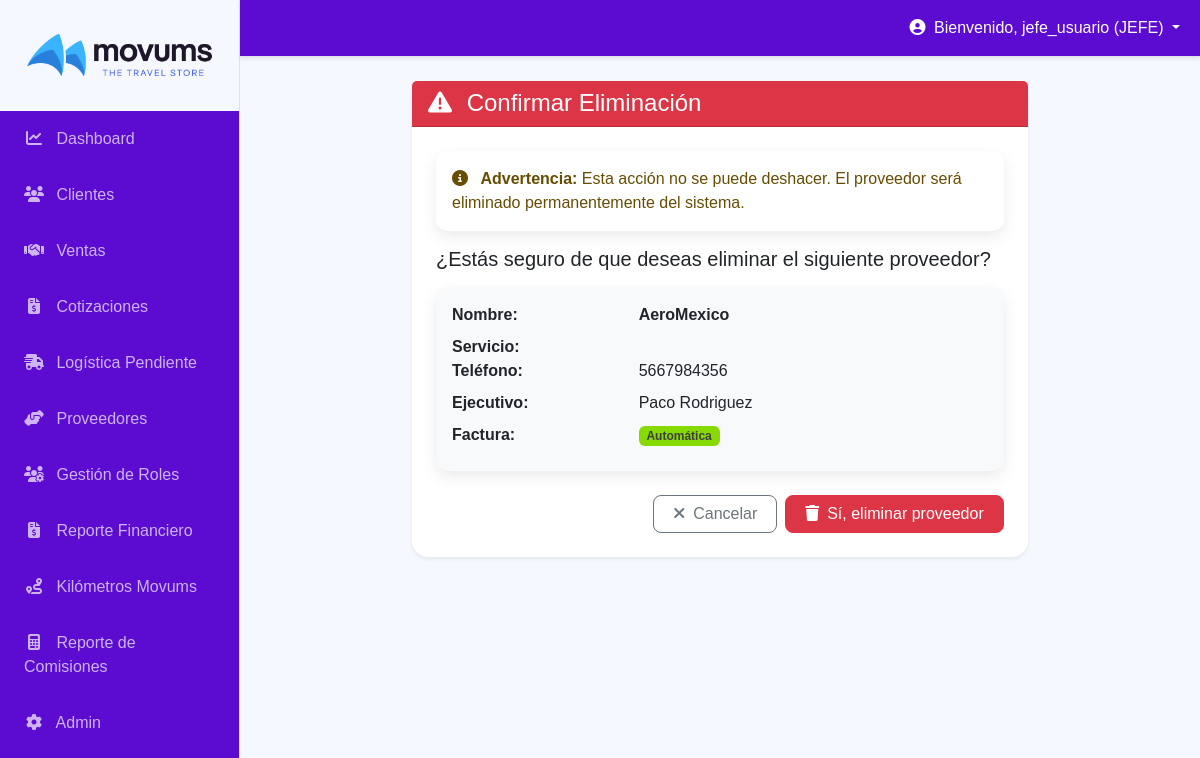
Screenshot of /ventas/proveedores/3/eliminar/ (signed in) with the database file from the repository.
### usuarios/models.py (models this page shows, shortened)
class Perfil(models.Model):
    user = models.OneToOneField(User, on_delete=models.CASCADE)
    ROL_CHOICES = [
        ('JEFE', 'Jefe (Acceso Total)'),
        ('DIRECTOR_GENERAL', 'Director General'),
        ('DIRECTOR_VENTAS', 'Director de Ventas'),
        ('DIRECTOR_ADMINISTRATIVO', 'Director Administrativo'),
        ('GERENTE', 'Gerente'),
        ('CONTADOR', 'Contador (Solo Pagos/Reportes)'),
        ('VENDEDOR', 'Asesor (Ventas/Clientes)'),  # Mantenemos VENDEDOR internamente, display como "Asesor"
    ]
    rol = models.CharField(max_length=25, choices=ROL_CHOICES, default='VENDEDOR')
    TIPO_VENDEDOR_CHOICES = [
        ('MOSTRADOR', 'Asesor de Mostrador'),
        ('CAMPO', 'Asesor de Campo'),
        ('ISLA', 'Asesor de Isla'),
    ]
    tipo_vendedor = models.CharField(max_length=10, choices=TIPO_VENDEDOR_CHOICES, default='MOSTRADOR',
                                     help_text="Usado para calcular el esquema de comisiones. Solo aplica para usuarios con rol Asesor.")

### ventas/models.py (models this page shows, shortened)
class Proveedor(models.Model):
    SERVICIO_CHOICES = [
        ('VUELOS', 'Vuelos'),
        ('HOTELES', 'Hoteles'),
        ('ALOJAMIENTO_ALTERNO', 'Alojamiento Alterno'),
        ('TOURS', 'Tours y Actividades'),
        ('CRUCERO', 'Crucero'),
        ('TRASLADOS', 'Traslados'),
        ('CIRCUITOS', 'Circuitos Internacionales'),
        ('PAQUETES', 'Paquetes'),
        ('TRAMITE_DOCS', 'Trámites de Documentación'),
        ('SEGUROS_VIAJE', 'Seguros de Viaje'),
        ('RENTA_AUTOS', 'Renta de Autos'),
        ('TODO', 'Todo'),
    ]
    nombre = models.CharField(max_length=255, verbose_name="Nombre del Proveedor")
    razon_social = models.CharField(
        max_length=255,
        blank=True,
        null=True,
        verbose_name="Razón Social"
    )
    rfc = models.CharField(
        max_length=13,
        blank=True,
        null=True,
        verbose_name="RFC"
    )
    condiciones_comerciales = models.TextField(
        blank=True,
        null=True,
        verbose_name="Condiciones Comerciales",
        help_text="Términos, condiciones y acuerdos comerciales con el proveedor"
    )
    telefono = models.CharField(max_length=30, blank=True, verbose_name="Teléfono")
    ejecutivo = models.CharField(max_length=255, blank=True, verbose_name="Ejecutivo a Cargo")
    telefono_ejecutivo = models.CharField(max_length=30, blank=True, verbose_name="Contacto del Ejecutivo")
    email_ejecutivo = models.EmailField(blank=True, verbose_name="Email del Ejecutivo")
    servicios = models.TextField(
        blank=True,
        verbose_name="Servicios que Ofrece (Selección Múltiple)",
        help_text="Códigos de servicios seleccionados separados por coma (ej. VUELOS,HOTELES,TOURS)."
    )
    link = models.URLField(blank=True, verbose_name="Link del Proveedor")
    genera_factura = models.BooleanField(default=False, verbose_name="Genera Factura Automática")
    fecha_creacion = models.DateTimeField(auto_now_add=True)
    fecha_actualizacion = models.DateTimeField(auto_now=True)
    class Meta:
        verbose_name = "Proveedor"
        verbose_name_plural = "Proveedores"
        ordering = ["nombre"]

### ventas/views.py (the view, shortened to what this page needs)
# urls.py: path('proveedores/<int:pk>/eliminar/', ProveedorDeleteView.as_view(), name='eliminar_proveedor'),
class ProveedorDeleteView(LoginRequiredMixin, UserPassesTestMixin, DeleteView):
    model = Proveedor
    template_name = 'ventas/proveedor_confirm_delete.html'
    def test_func(self):
        rol = get_user_role(self.request.user).upper()
        return 'JEFE' in rol or self.request.user.is_superuser

### ventas/views.py (called while the page is built)
def get_user_role(user):
    try:
        return user.perfil.rol
    except AttributeError:
        return 'INVITADO'

### ventas/templates/ventas/proveedor_confirm_delete.html (shortened to what this page needs)
{% extends "base.html" %}
{% block content %}
<div class="row justify-content-center">
    <div class="col-md-8">
        <div class="card shadow-sm border-0 rounded-4">
            <div class="card-header bg-danger text-white">
                <h4 class="mb-0">
                    <i class="fas fa-exclamation-triangle me-2"></i>
                    Confirmar Eliminación
                </h4>
            </div>
            <div class="card-body p-4">
                <div class="alert alert-warning" role="alert">
                    <i class="fas fa-info-circle me-2"></i>
                    <strong>Advertencia:</strong> Esta acción no se puede deshacer. El proveedor será eliminado permanentemente del sistema.
                </div>
                <h5 class="mb-3">¿Estás seguro de que deseas eliminar el siguiente proveedor?</h5>
                <div class="card bg-light mb-4">
                    <div class="card-body">
                        <dl class="row mb-0">
                            <dt class="col-sm-4">Nombre:</dt>
                            <dd class="col-sm-8"><strong>{{ object.nombre }}</strong></dd>
                            <dt class="col-sm-4">Servicio:</dt>
                            <dd class="col-sm-8">{{ object.get_servicio_display }}</dd>
                            {% if object.telefono %}
                            <dt class="col-sm-4">Teléfono:</dt>
                            <dd class="col-sm-8">{{ object.telefono }}</dd>
                            {% endif %}
                            {% if object.ejecutivo %}
                            <dt class="col-sm-4">Ejecutivo:</dt>
                            <dd class="col-sm-8">{{ object.ejecutivo }}</dd>
                            {% endif %}
                            <dt class="col-sm-4">Factura:</dt>
                            <dd class="col-sm-8">
                                {% if object.genera_factura %}
                                    <span class="badge bg-success">Automática</span>
                                {% else %}
                                    <span class="badge bg-warning">Manual</span>
                                {% endif %}
                            </dd>
                        </dl>
                    </div>
                </div>
                <form method="post">
                    <div class="d-flex gap-2 justify-content-end">
                        <a href="{% url 'proveedores' %}" class="btn btn-outline-secondary">
                            <i class="fas fa-times me-2"></i>Cancelar
                        </a>
                        <button type="submit" class="btn btn-danger">
                            <i class="fas fa-trash me-2"></i>Sí, eliminar proveedor
                        </button>
                    </div>
                </form>
            </div>
        </div>
    </div>
</div>
{% endblock %}

### templates/base.html (shortened to what this page needs)
{% load static %}
<!DOCTYPE html>
<html lang="es">
<head>
<link href="https://cdn.jsdelivr.net/npm/bootstrap@5.3.3/dist/css/bootstrap.min.css" rel="stylesheet">
<link rel="stylesheet" href="https://cdnjs.cloudflare.com/ajax/libs/font-awesome/6.5.2/css/all.min.css">
<link rel="stylesheet" href="{% static 'css/main.css' %}">
</head>
<body class="no-animations">
<div class="d-flex" id="wrapper">
    <div class="text-white border-end" id="sidebar-wrapper">
        <div class="sidebar-heading border-bottom">
            <div class="logo-area">
                <img src="{% static 'img/logo_mini.png' %}" alt="Logo Movums" class="logo-img">
            </div>
        </div>
        <div class="list-group list-group-flush">
            <a href="{% url 'dashboard' %}" class="list-group-item list-group-item-action text-white p-3"><i class="fas fa-chart-line fa-fw me-2"></i> Dashboard</a>
            {% with user.perfil.rol|default:""|upper as user_full_rol_upper %}
                {% if "JEFE" in user_full_rol_upper or "VENDEDOR" in user_full_rol_upper or "CONTADOR" in user_full_rol_upper %}
                    <a href="{% url 'lista_clientes' %}" class="list-group-item list-group-item-action text-white p-3"><i class="fas fa-users fa-fw me-2"></i> Clientes</a>
                {% endif %}
                <a href="{% url 'lista_ventas' %}" class="list-group-item list-group-item-action text-white p-3"><i class="fas fa-handshake fa-fw me-2"></i> Ventas</a>
                <a href="{% url 'cotizaciones_lista' %}" class="list-group-item list-group-item-action text-white p-3"><i class="fas fa-file-invoice-dollar fa-fw me-2"></i> Cotizaciones</a>
                {% if "JEFE" in user_full_rol_upper %}
                    <a href="{% url 'logistica_pendiente' %}" class="list-group-item list-group-item-action text-white p-3"><i class="fas fa-shipping-fast fa-fw me-2"></i> Logística Pendiente</a>
                    <a href="{% url 'proveedores' %}" class="list-group-item list-group-item-action text-white p-3"><i class="fas fa-handshake-angle fa-fw me-2"></i> Proveedores</a>
                    <a href="{% url 'gestion_roles' %}" class="list-group-item list-group-item-action text-white p-3"><i class="fas fa-users-cog fa-fw me-2"></i> Gestión de Roles</a>
                {% endif %}
                {% if "JEFE" in user_full_rol_upper or "CONTADOR" in user_full_rol_upper %}
                    <a href="{% url 'reporte_financiero' %}" class="list-group-item list-group-item-action text-white p-3"><i class="fas fa-file-invoice-dollar fa-fw me-2"></i> Reporte Financiero</a>
                    <a href="{% url 'kilometros_dashboard' %}" class="list-group-item list-group-item-action text-white p-3"><i class="fas fa-route fa-fw me-2"></i> Kilómetros Movums</a>
                {% endif %}
                {% if "JEFE" in user_full_rol_upper or "CONTADOR" in user_full_rol_upper or "VENDEDOR" in user_full_rol_upper %}
                    <a href="{% url 'reporte_comisiones' %}" class="list-group-item list-group-item-action text-white p-3"><i class="fas fa-calculator fa-fw me-2"></i> Reporte de Comisiones</a>
                {% endif %}
                {% if user.is_superuser %}
                    <a href="{% url 'admin:index' %}" class="list-group-item list-group-item-action text-white p-3"><i class="fas fa-cog fa-fw me-2"></i> Admin</a>
                {% endif %}
            {% endwith %}
        </div>
    </div>
    <div id="page-content-wrapper">
        <nav class="navbar navbar-expand-lg navbar-dark border-bottom sticky-top" id="main-navbar">
            <div class="container-fluid">
                <ul class="navbar-nav ms-auto mt-2 mt-lg-0">
                    <li class="nav-item dropdown">
                        <a class="nav-link dropdown-toggle" id="navbarDropdown" href="#" role="button" data-bs-toggle="dropdown" aria-haspopup="true" aria-expanded="false">
                            <i class="fas fa-user-circle me-1"></i> Bienvenido, {{ user.get_username|default:"Invitado" }} ({{ user.perfil.rol|default:"INV" }})
                        </a>
                    </li>
                </ul>
            </div>
        </nav>
        <div class="container-fluid py-4" id="main-content" style="opacity: 0; pointer-events: auto !important;">
            {% block content %}{% endblock %}
        </div>
    </div>
</div>
</body>
</html>

### static/css/main.css (style rules this page uses)
:root { --movums-primary: #5c0cd1; --movums-background: #f5f9ff; --sidebar-header-color: #f5f9ff; --secondary-color: #2980e1; --text-color: #3f3e3e; --success-accent: #86da02; --danger-accent: #771409; --table-header-color: #5c0cd1; --info-accent: #2c95ce; }
body { overflow-x: hidden; background-color: var(--movums-background); color: var(--text-color); font-family: 'Poppins', sans-serif; }
#wrapper { display: flex; }
#sidebar-wrapper { background-color: var(--movums-primary) !important; color: white; transition: margin 0.25s ease-out; }
.sidebar-heading { background-color: var(--sidebar-header-color); padding: 2px 1.25rem; font-size: 1.2rem; color: var(--movums-primary); border-bottom: 1px solid rgba(0, 0, 0, 0.1); }
#sidebar-wrapper .list-group-item { color: #ceb3f5 !important; }
#main-navbar { background-color: var(--movums-primary) !important; box-shadow: 0 2px 4px rgba(0, 0, 0, 0.08); }
.navbar-dark .nav-link, .navbar-dark .navbar-toggler-icon, .navbar-dark .dropdown-toggle, #sidebarToggle i { color: #FFFFFF !important; }
.card, .alert, .table { border-radius: 12px; border: none; box-shadow: 0 6px 16px rgba(0, 0, 0, 0.08); background-color: white; }
.btn, button.btn, a.btn, input.btn[type="button"], input.btn[type="submit"] { border-radius: 8px; font-weight: 500; padding: .375rem 1.2rem; transition: all 0.3s cubic-bezier(0.4, 0, 0.2, 1) !important; position: relative; overflow: hidden; cursor: pointer; }
#main-content.loaded .btn { animation: buttonFadeIn 0.5s ease-out forwards; animation-fill-mode: both; }
.btn::after, button.btn::after, a.btn::after { content: ''; position: absolute; top: 50%; left: 50%; width: 0; height: 0; border-radius: 50%; background: rgba(255, 255, 255, 0.4); transform: translate(-50%, -50%); transition: width 0.4s ease, height 0.4s ease, opacity 0.4s ease; opacity: 0; pointer-events: none; z-index: 0; }
.badge.bg-success { background-color: var(--success-accent) !important; color: var(--text-color) !important; font-weight: 600; }
a:not(.btn), button:not(.btn), .card { transition: all 0.3s cubic-bezier(0.4, 0, 0.2, 1); }
.nav-link { position: relative; }

### templates/base.html (style rules this page uses)
#sidebar-wrapper { height: 100vh; width: 15rem; position: fixed; top: 0; left: 0; z-index: 10; overflow-y: auto; background-color: #0d6efd; }
#page-content-wrapper { margin-left: 15rem; width: calc(100% - 15rem); min-width: 0; }
.sidebar-heading { border-color: rgba(255, 255, 255, 0.1) !important; padding: 1.5rem; display: flex; justify-content: center; align-items: center; }
.logo-area { max-width: 100%; padding: 0; margin: 0; }
.logo-img { max-width: 100%; height: auto; display: block; }
.list-group-item { color: rgba(255, 255, 255, .8) !important; background-color: transparent !important; border: none !important; padding: 1rem 1.5rem !important; font-weight: 500; }
@media (min-width: 768px) { #sidebar-wrapper { margin-left: 0; } }
#main-content { opacity: 0; position: relative; pointer-events: auto !important; }
#main-content.loaded { animation: fadeInUp 0.5s ease-out forwards; }
#main-content.loaded .card, #main-content.loaded .table-responsive, #main-content.loaded .alert { animation: fadeInScale 0.4s ease-out; animation-fill-mode: both; }
#main-content.loaded .card:nth-child(1) { animation-delay: 0.05s; }
#main-content.loaded .card:nth-child(3) { animation-delay: 0.15s; }
.list-group-item { transition: all 0.3s ease; }
.badge { animation: badgePulse 0.5s ease-out; }
.btn, button.btn, a.btn, input.btn[type="button"], input.btn[type="submit"], button[class*="btn"], a[class*="btn"], [class*="btn"] { transition: all 0.3s cubic-bezier(0.4, 0, 0.2, 1) !important; position: relative !important; overflow: hidden !important; cursor: pointer !important; will-change: transform !important; }
.btn::after, button.btn::after, a.btn::after { content: '' !important; position: absolute !important; top: 50% !important; left: 50% !important; width: 0 !important; height: 0 !important; border-radius: 50% !important; background: rgba(255, 255, 255, 0.5) !important; transform: translate(-50%, -50%) !important; transition: width 0.4s ease, height 0.4s ease, opacity 0.4s ease !important; opacity: 0 !important; pointer-events: none !important; z-index: 1 !important; }
.btn > *, button.btn > *, a.btn > * { position: relative !important; z-index: 2 !important; }

### rows the page displays
Proveedor: nombre "AeroMexico", telefono "5667984356", ejecutivo "Paco Rodriguez"

### other values shown
{{ user.get_username|default:"Invitado" }} "jefe_usuario"
{{ user.perfil.rol|default:"INV" }} "JEFE"
